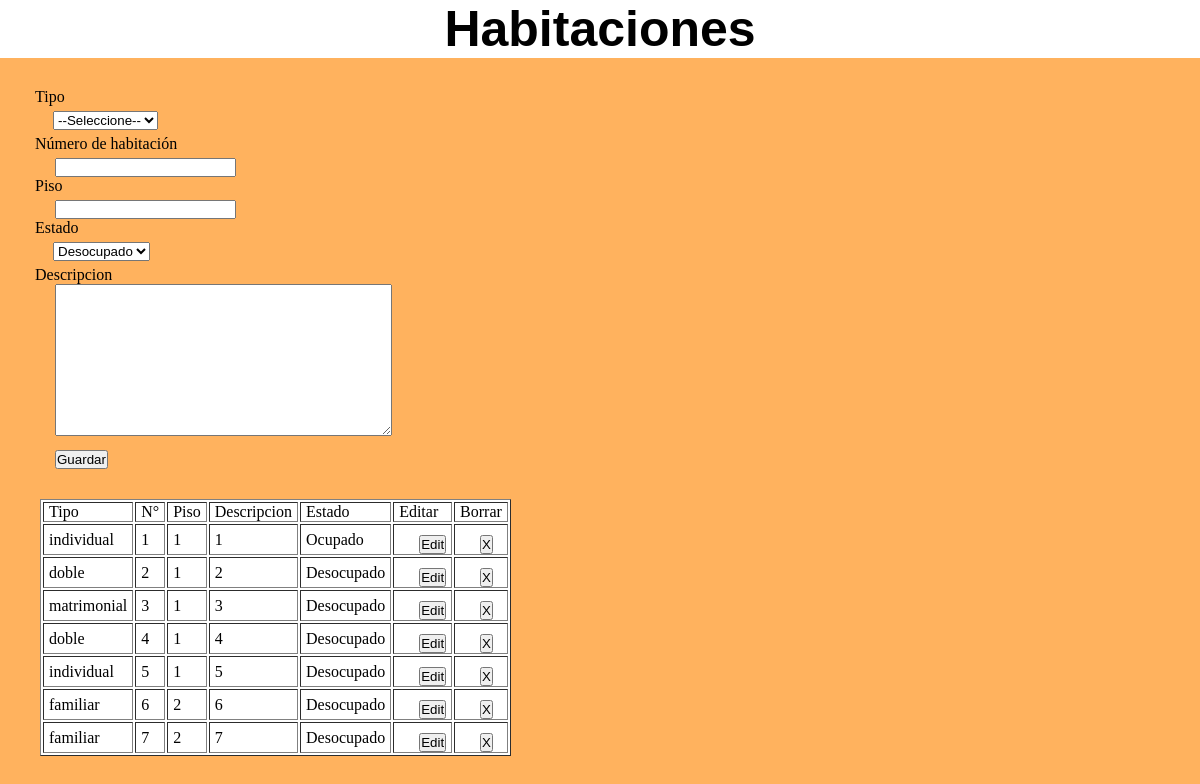
Screenshot of /habitaciones.php with the database file from the repository.
### tables this page shows
CREATE TABLE `habitaciones` (
  `idHabitacion` int(3) NOT NULL,
  `idTipoHabitacion` varchar(25) NOT NULL,
  `nroHabitacion` int(2) NOT NULL,
  `piso` int(2) NOT NULL,
  `descripcion` varchar(50) NOT NULL,
  `status` tinyint(1) DEFAULT NULL
);

CREATE TABLE `tiposhabitacion` (
  `idTipo` int(3) NOT NULL,
  `tipo` varchar(25) NOT NULL
);

### habitacion.entidad.php (called while the page is built, shortened)
<?php
    class Habitacion
    {
        private $idTipoHabitacion;
        private $nroHabitacion;
        private $piso;
        private $descripcion;
        private $status;
        public function getIdTipoHabitacion(){
            return $this->idTipoHabitacion;
        }
        public function setIdTipoHabitacion($idTipoHabitacion){
            $this->idTipoHabitacion = $idTipoHabitacion;
        }
        public function getNroHabitacion(){
            return $this->nroHabitacion;
        }
        public function setNroHabitacion($nroHabitacion){
            $this->nroHabitacion = $nroHabitacion;
        }
        public function getPiso(){
            return $this->piso;
        }
        public function setPiso($piso){
            $this->piso = $piso;
        }
        public function getDescripcion(){
            return $this->descripcion;
        }
        public function setDescripcion($descripcion){
            $this->descripcion = $descripcion;
        }
        public function getStatus(){
            return $this->status;
        }
        public function setStatus($status){
            $this->status = $status;
        }
    }

### conexion.php (called while the page is built, shortened)
<?php
	class conexion extends PDO
	{
		protected $pdo;
		public function getConexion(){
			return $this->pdo;
		}
		public function __construct(){
			try{
				$this->pdo = new PDO('mysql:host='.DB_HOST.';dbname='.DB_NAME,DB_USER,DB_PASS);
				$this->pdo->setAttribute(PDO::ATTR_ERRMODE,PDO::ERRMODE_EXCEPTION);
			}
			catch(Exception $e){
				die($e->getMessage());
			}
		}
	}
 ?>

### habitacion.model.php (called while the page is built, shortened)
<?php
    require_once "conexion.php";
class HabitacionModel{
    private $pdo;
    public function __construct(){
        $con = new Conexion();
        $this->pdo = $con->getConexion();
    }
    public function listar(){
        try{
            $result = array();
            $stm = $this->pdo->prepare("SELECT * FROM habitaciones");
            $stm->execute();
            foreach($stm->fetchAll(PDO::FETCH_OBJ) as $r){
                $hab = new Habitacion();
                $hab->setidHabitacion($r->idHabitacion);
                $hab->setIdTipoHabitacion($r->idTipoHabitacion);
                $hab->setNroHabitacion($r->nroHabitacion);
                $hab->setPiso($r->piso);
                $hab->setDescripcion($r->descripcion);
                $hab->setStatus($r->status);
                $result[] = $hab;
            }
            return $result;
        }catch(Exception $e){
            die($e->getMessage());
        }
    }
}
?>

### tipoHabitacion.model.php (called while the page is built, shortened)
<?php
require_once("conexion.php");
class TipoHabitacionModel
{
    private $pdo;
    public function __construct(){
        $con = new Conexion();
        $this->pdo = $con->getConexion();
    }
    public function obtener($idTipo){
        try{
            $sql = "SELECT * FROM tiposhabitacion WHERE idTipo= ?";
            $stm = $this->pdo->prepare($sql);
            $stm->execute(array($idTipo));
            $r = $stm->fetch(PDO::FETCH_OBJ);
            $th = new TipoHabitacion();
            $th->setIdTipo($r->idTipo);
            $th->setTipo($r->tipo);
            return $th;
        }catch (Exception $e) {
            die($e->getMessage());
        }
    }
}
?>

### tipoHabitacion.entidad.php (called while the page is built, shortened)
<?php
    class TipoHabitacion
    {
        private $tipo;
        public function setTipo($tipo){
            $this->tipo = $tipo;
        }
        public function getTipo(){
            return $this->tipo;
        }
    }
?>

### habitaciones.php (the view, shortened to what this page needs)
<?php
    require_once "habitacion.model.php";
    require_once "habitacion.entidad.php";
    require_once "tipoHabitacion.entidad.php";
    require_once "tipoHabitacion.model.php";
    $model = new HabitacionModel();
    $hab = new Habitacion();
    $tipoModel = new TipoHabitacionModel();
?>
<!DOCTYPE html>
<html>
<head>
    <link href="CSS/styles.css" type="text/css" rel="stylesheet" />
</head>
<body style="background-color:#ffb25e">
    <h1>Habitaciones</h1>
    <form action="habitaciones.php" method="POST">
        <label>Tipo</label>
        <select name="idTipoHabitacion">
            <option selected value="0">--Seleccione--</option>
        </select>
        <label>Número de habitación</label>
        <input type="number" name="nroHabitacion" length="2" value="<?php echo $hab->getNroHabitacion(); ?>"/>
        <label>Piso</label><input type="number" name="piso" length="2" value="<?php echo $hab->getPiso(); ?>"/>
        <label>Estado</label>
        <select name="estado">
            <option selected value="0">Desocupado</option>
        </select>
        <label>Descripcion</label><br><textarea name="descripcion" style="margin-left:20px;" cols="40" rows="10"><?php echo $hab->getDescripcion(); ?></textarea>
        <input type="submit" value="Guardar">
    </form>
    <table border="1">
        <thead>
            <tr>
                <td>Tipo</td>
                <td>N°</td>
                <td>Piso</td>
                <td>Descripcion</td>
                <td>Estado</td>
                <td>Editar</td>
                <td>Borrar</td>
            </tr>
        </thead>
        <tbody>
  <?php foreach($model->listar() as $r){ ?>
            <tr>
                <td><?php echo $tipoModel->obtener($r->getIdTipoHabitacion())->getTipo(); ?></td>
                <td><?php echo $r->getNroHabitacion(); ?></td>
                <td><?php echo $r->getPiso(); ?></td>
                <td><?php echo $r->getDescripcion(); ?></td>
                <td><?php if($r->getStatus()==0){
                    echo "Desocupado";
                }else{
                    echo "Ocupado";
                } ?></td>
                <td>
                    <form action="habitaciones.php" method="POST" class="encasedForm">
                        <input type="submit" value="Edit" />
                    </form>
                </td>
                <td>
                    <form action="habitaciones.php" method="POST" class="encasedForm">
                        <input type="submit" value="X" />
                    </form>
                </td>
            </tr>
  <?php } ?>
        </tbody>
    </table>
</body>
</html>

### CSS/styles.css (style rules this page uses)
* { margin: 0; opacity: 1.0; padding: 0; }
body { background-color:lightblue; }
h1 { font-size: 50px; text-align: center; font-family: 'Cairo', sans-serif; background-color:white; width: 100%; }
table { background-color: white; margin: 0 0 0 40px; }
td { padding: 0 5px 0 5px; }
form { padding: 15px; width: 50%; margin: 15px 0px 15px 20px; }
select { display: block; margin: 5px 18px 5px; }
.encasedForm { margin: 0; padding: 0; }
input { margin: 5px 0px 0px 20px; display: block; }
input[type=submit] { margin: 10px 0px 0px 20px; display: block; }

### rows the page displays
habitaciones: idTipoHabitacion.tipo "individual", nroHabitacion "1", piso "1", descripcion "1", status "Ocupado"
habitaciones: idTipoHabitacion.tipo "doble", nroHabitacion "2", piso "1", descripcion "2", status "Desocupado"
habitaciones: idTipoHabitacion.tipo "matrimonial", nroHabitacion "3", piso "1", descripcion "3", status "Desocupado"
habitaciones: idTipoHabitacion.tipo "doble", nroHabitacion "4", piso "1", descripcion "4", status "Desocupado"
habitaciones: idTipoHabitacion.tipo "individual", nroHabitacion "5", piso "1", descripcion "5", status "Desocupado"
habitaciones: idTipoHabitacion.tipo "familiar", nroHabitacion "6", piso "2", descripcion "6", status "Desocupado"
habitaciones: idTipoHabitacion.tipo "familiar", nroHabitacion "7", piso "2", descripcion "7", status "Desocupado"
